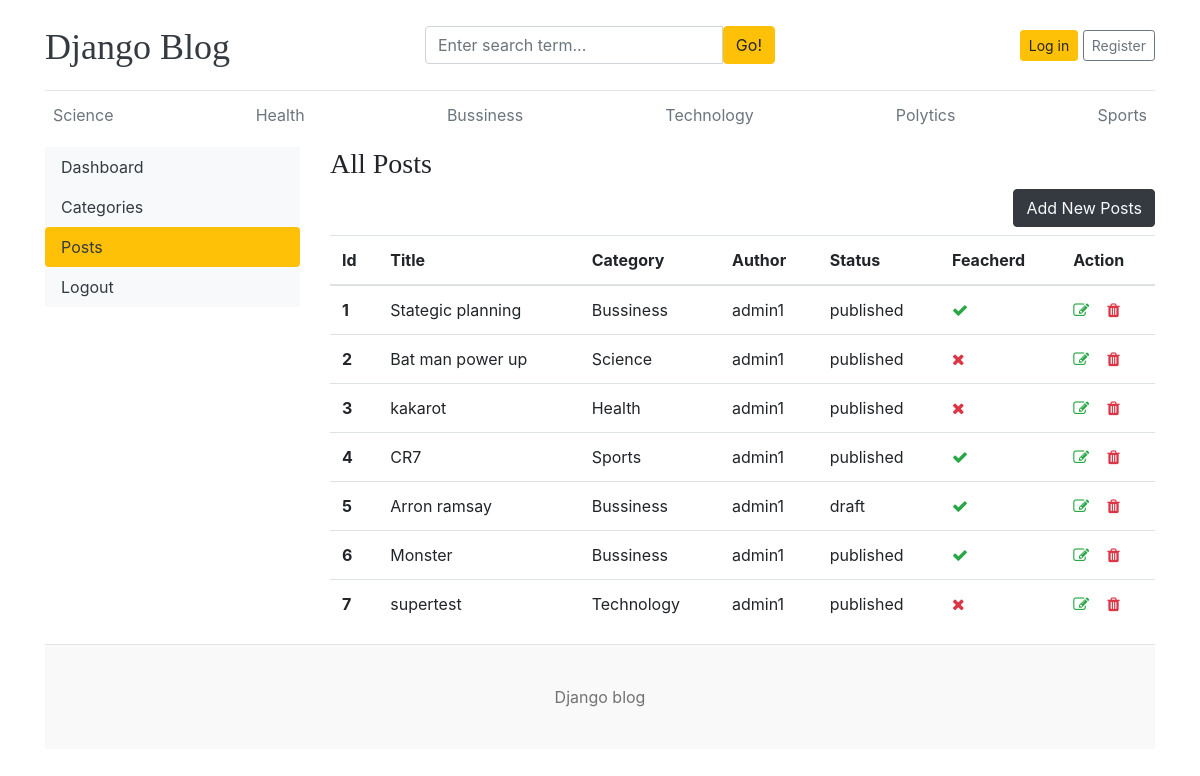
The app's page /dashboard/posts/ with its own data.
### blogs/models.py (models this page shows, shortened)
class Category(models.Model):
    category_name = models.CharField(max_length=50, unique=True) # Tên danh mục, tối đa 50 ký tự, không được trùng lặp
    created_at = models.DateTimeField(auto_now_add=True)  # Thời gian tạo, tự động gán khi bản ghi được tạo lần đầu
    updated_at = models.DateTimeField(auto_now=True)      # Thời gian cập nhật, tự động cập nhật mỗi khi bản ghi được lưu
    def __str__(self):
        return self.category_name  # Giúp hiển thị rõ tên danh mục trong admin
    class Meta:
        verbose_name_plural = 'Categories'

class Blogs(models.Model):
    title = models.CharField(max_length=100, unique=True)  # Tiêu đề bài viết, tối đa 100 ký tự, không trùng
    slug = models.SlugField(unique=True, blank=True)       # Đường dẫn thân thiện, không trùng, cho phép bỏ trống
    category = models.ForeignKey(Category, on_delete=models.CASCADE)  # Liên kết đến danh mục, xóa danh mục thì bài viết cũng bị xóa
    author = models.ForeignKey(User, on_delete=models.CASCADE)        # Liên kết đến người dùng (tác giả)
    blog_image = models.ImageField(upload_to='uploads/%y/%m/%d')      # Hình ảnh bài viết, lưu theo thư mục năm/tháng/ngày
    short_description = models.TextField(max_length=1000)             # Mô tả ngắn gọn bài viết, tối đa 1000 ký tự
    blog_body = models.TextField(max_length=3000)                     # Nội dung đầy đủ của bài viết, tối đa 3000 ký tự
    status = models.CharField(max_length = 100,choices = STATUS_CHOICE, default = 'draft')  # Trạng thái bài viết: nháp hoặc đã đăng
    is_feacherd = models.BooleanField(default=False)                  # Đánh dấu bài viết có phải là nổi bật không (nên sửa thành is_featured)
    created_at = models.DateTimeField(auto_now_add=True)              # Ngày tạo bài viết, tự động thêm khi tạo
    updated_at = models.DateTimeField(auto_now=True)                  # Ngày cập nhật bài viết, tự động thay đổi khi lưu
    class Meta:
        verbose_name_plural = 'Blogs'

### dashboards/views.py (the view)
# urls.py: path('posts/', views.posts, name="posts"),
def posts(request):
    posts = Blogs.objects.all()
    context = {
        'posts':posts
    }
    return render(request, 'dashboard/posts.html', context)

### blogs/context_processors.py (called while the page is built)
def get_categories(request):
    categories = Category.objects.all()
    return dict(categories = categories)

### templates/dashboard/posts.html
{% extends '../base/base.html' %}
{% block content %}
<div class="row">
    {% include './leftsidebar.html' %}
    <div class="col-md-9">
      <h3>All Posts</h3>
      <a href="{% url 'add_posts' %}" class="btn btn-dark text-light float-right mb-2">Add New Posts</a>
        <table class="table table-hover">
            <thead>
              <tr>
                <th>Id</th>
                <th>Title</th>
                <th>Category</th>
                <th>Author</th>
                <th>Status</th>
                <th>Feacherd</th>
                <th>Action</th>
              </tr>
            </thead>
            <tbody>
            {% for post in posts %}
              <tr>
                <th>{{ forloop.counter }}</th>
                <td>{{ post.title }}</td>
                <td>{{ post.category }}</td>
                <td>{{ post.author }}</td>
                <td>{{ post.status }}</td>
                <td>{% if post.is_feacherd %} <i class="fa fa-check text-success"> {% else %} <i class="fa fa-times text-danger"> {% endif %} </td>
                <td>
                    <a href="{% url 'edit_posts' post.id %}"><i class="fa fa-edit text-success"></i></a> &nbsp;&nbsp;
                    <a href="{% url 'delete_posts' post.id %}"><i class="fa fa-trash text-danger"></i></a>
                </td>
              </tr>
            {% endfor %}
            </tbody>
          </table>
    </div>
</div>
{% endblock %}

### templates/base/header.html (shortened to what this page needs)
{% load static %}
<!DOCTYPE html>
<html lang="en">
<head>
    <link href="https://getbootstrap.com/docs/4.0/dist/css/bootstrap.min.css" rel="stylesheet">
    <link href="{% static 'css/blog.css' %}" rel="stylesheet">
    <link rel="stylesheet" href="https://cdnjs.cloudflare.com/ajax/libs/font-awesome/4.7.0/css/font-awesome.min.css">
  </head>
<body>
    <div class="container">
      <header class="blog-header py-3">
        <div class="row flex-nowrap justify-content-between align-items-center">
          <div class="col-4 pt-1">
            <a class="blog-header-logo text-dark" href="/">Django Blog</a>
          </div>
          <div class="col-4">
            <form action="{% url 'search' %}" method="GET">
              <div class="input-group">
                <input class="form-control" name="keyword" type="text" placeholder="Enter search term..." aria-label="Enter search term..." aria-describedby="button-search" />
                <button type="submit" class="btn btn-warning" id="button-search" type="button">Go!</button>
            </div>
            </form>
          </div>
          <div class="col-4 d-flex justify-content-end align-items-center">
            {% if not user.is_authenticated %}
            <a class="btn btn-sm btn-warning" href="{% url 'login' %}">Log in</a> &nbsp;
            <a class="btn btn-sm btn-outline-secondary" href="{% url 'register' %}">Register</a>
            {% else %}
            <span><a href="{% url 'dashboard' %}" class="btn btn-warning">Dashboard</a></span> &nbsp;
            <span><a href="{% url 'logout' %}">Log out</a></span>
            {% endif %}
          </div>
        </div>
      </header>
      <div class="nav-scroller py-1 mb-2">
        <nav class="nav d-flex justify-content-between">
          {% for cat in categories %}
          <a class="p-2 text-muted" href="{% url 'posts_by_category' cat.id %}">{{ cat.category_name }}</a>
          {% endfor %}
        </nav>
      </div>

### static/css/blog.css (style rules this page uses)
.blog-header { border-bottom: 1px solid #e5e5e5; }
.blog-header-logo { font-family: "Playfair Display", Georgia, "Times New Roman", serif; font-size: 2.25rem; }
h1, h2, h3, h4, h5, h6 { font-family: "Playfair Display", Georgia, "Times New Roman", serif; }

### records on screen
Category: category_name "Science"
Category: category_name "Health"
Category: category_name "Bussiness"
Category: category_name "Technology"
Category: category_name "Polytics"
Category: category_name "Sports"
Blogs: title "Stategic planning", category "Bussiness", author "admin1", status "published", is_feacherd True (drawn)
Blogs: title "Bat man power up", category "Science", author "admin1", status "published", is_feacherd False (drawn)
Blogs: title "kakarot", category "Health", author "admin1", status "published", is_feacherd False (drawn)
Blogs: title "CR7", category "Sports", author "admin1", status "published", is_feacherd True (drawn)
Blogs: title "Arron ramsay", category "Bussiness", author "admin1", status "draft", is_feacherd True (drawn)
Blogs: title "Monster", category "Bussiness", author "admin1", status "published", is_feacherd True (drawn)
Blogs: title "supertest", category "Technology", author "admin1", status "published", is_feacherd False (drawn)
